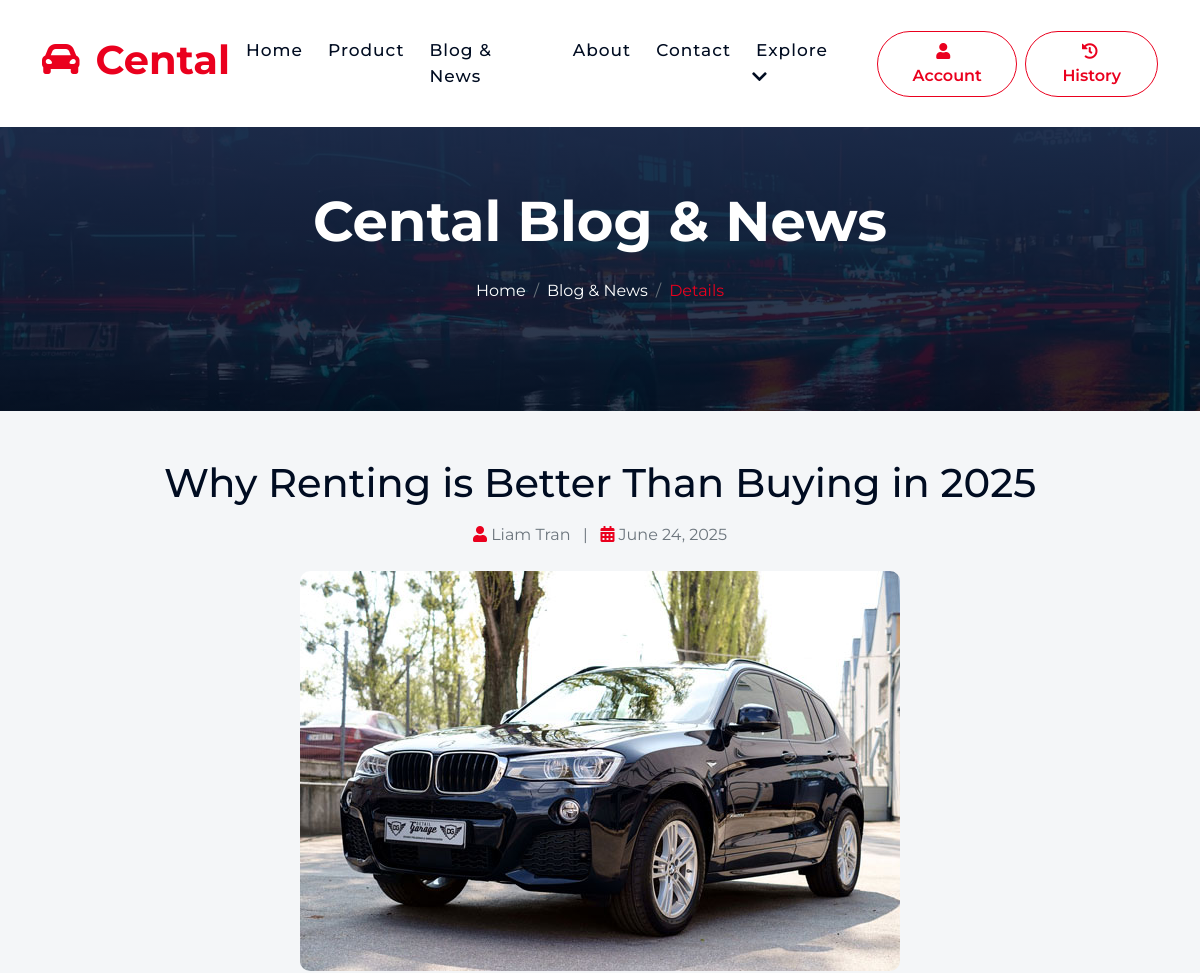
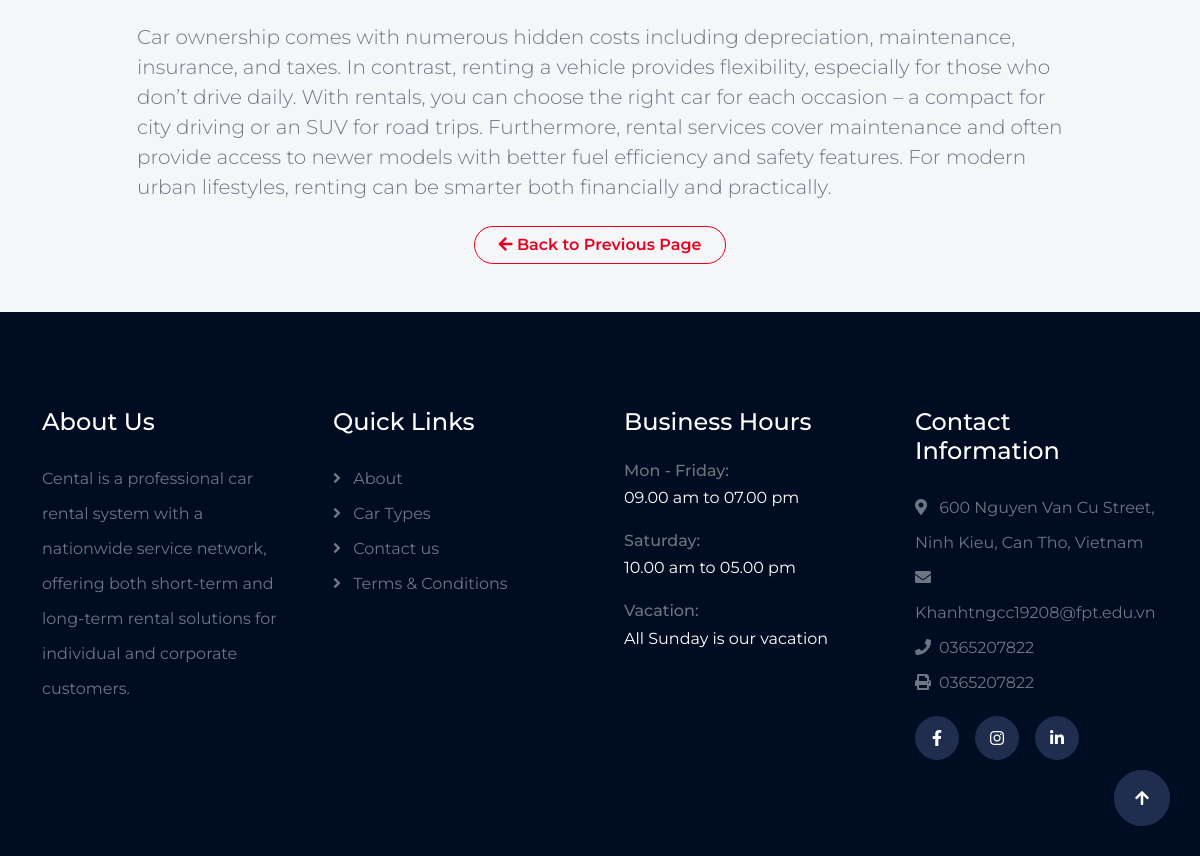
Page /layout.php?page=blog_details&id=13 on the committed database (2 pictures, top to bottom).
### tables this page shows
CREATE TABLE `blog_posts` (
  `id` int(11) NOT NULL,
  `title` varchar(255) NOT NULL,
  `content` text DEFAULT NULL,
  `image` varchar(255) NOT NULL,
  `author` varchar(100) NOT NULL,
  `created_at` date NOT NULL
);

### blog_details.php (the view, shortened to what this page needs)
<?php
    $conn = new mysqli("localhost", "root", "", "car_rental");
    $id = isset($_GET['id']) ? intval($_GET['id']) : 0;
    $stmt = $conn->prepare("SELECT * FROM blog_posts WHERE id = ?");
    $stmt->bind_param("i", $id);
    $stmt->execute();
    $result = $stmt->get_result();
    $blog = $result->fetch_assoc();
?>
<!DOCTYPE html>
<html lang="en">
     <head>
        <link rel="stylesheet" href="https://use.fontawesome.com/releases/v5.15.4/css/all.css"/>
        <link href="https://cdn.jsdelivr.net/npm/bootstrap-icons@1.4.1/font/bootstrap-icons.css" rel="stylesheet">
        <link href="lib/animate/animate.min.css" rel="stylesheet">
        <link href="lib/owlcarousel/assets/owl.carousel.min.css" rel="stylesheet">
        <link href="css/bootstrap.min.css" rel="stylesheet">
        <link href="css/style.css" rel="stylesheet">
    </head>
    <body>
        <div class="container-fluid bg-breadcrumb">
            <div class="container text-center py-5" style="max-width: 900px;">
                <h4 class="text-white display-4 mb-4 wow fadeInDown" data-wow-delay="0.1s">Cental Blog & News</h4>
                <ol class="breadcrumb d-flex justify-content-center mb-0 wow fadeInDown" data-wow-delay="0.3s">
                    <li class="breadcrumb-item"><a href="layout.php">Home</a></li>
                    <li class="breadcrumb-item"><a href="layout.php?page=blog">Blog & News</a></li>
                    <li class="breadcrumb-item active text-primary">Details</li>
                </ol>
            </div>
        </div>
        <div class="container py-5 blog-content">
            <div class="row justify-content-center">
                <div class="col-lg-10">
                    <div class="mb-4 text-center">
                        <h1 class="mb-3"><?php echo htmlspecialchars($blog['title']); ?></h1>
                        <p class="text-muted"><i class="fa fa-user text-primary"></i> <?php echo htmlspecialchars($blog['author']); ?> &nbsp; | &nbsp; <i class="fa fa-calendar-alt text-primary"></i> <?php echo date('F j, Y', strtotime($blog['created_at'])); ?></p>
                    </div>
                    <?php if (!empty($blog['image'])): ?>
                        <img src="/cental-admin-dashboard/assets/img/<?php echo htmlspecialchars($blog['image']); ?>"
                        alt="Blog Image"
                        class="img-fluid rounded mb-4 mx-auto d-block">
                    <?php endif; ?>
                    <div class="lead">
                        <?php
                            $content = str_replace('../assets/img/', '/cental-admin-dashboard/assets/img/', $blog['content']);
                            echo $content;
                        ?>
                    </div>
                    <div class="mt-4 text-center">
                        <a href="javascript:void(0);" onclick="history.back();" class="btn btn-outline-primary rounded-pill px-4">
                            <i class="fa fa-arrow-left"></i> Back to Previous Page
                        </a>
                    </div>
                </div>
            </div>
        </div>
        <a href="#" class="btn btn-secondary btn-lg-square rounded-circle back-to-top"><i class="fa fa-arrow-up"></i></a>
    </body>
</html>

### css/style.css (style rules this page uses)
.back-to-top { position: fixed; right: 30px; bottom: 30px; z-index: 99; }
.btn { font-weight: 600; transition: .5s; }
.btn-lg-square { width: 56px; height: 56px; }
.btn-square, .btn-sm-square, .btn-md-square, .btn-lg-square, .btn-xl-square { padding: 0; display: flex; align-items: center; justify-content: center; font-weight: normal; }
.btn.btn-secondary { color: var(--bs-white); }
.bg-breadcrumb { position: relative; overflow: hidden; background: linear-gradient(rgba(31, 46, 78, 1), rgba(0, 12, 33, 0.8)), url(../img/fact-bg.jpg); background-position: center top; background-repeat: no-repeat; background-size: cover; padding: 60px 0 60px 0; transition: 0.5s; }
.bg-breadcrumb .breadcrumb { position: relative; }
.bg-breadcrumb .breadcrumb .breadcrumb-item a { color: var(--bs-white); }
body { font-family: 'Montserrat', sans-serif; background-color: #f4f6f8; }

### rows in the picture
blog_posts: title "Why Renting is Better Than Buying in 2025", author "Liam Tran", created_at "June 24, 2025", image (picture), content "Car ownership comes with numerous hidden costs including depreciation, maintenance, insurance, and taxes. In contrast, renting a vehicle provides flexibility, especially for those who don’t drive daily. With rentals, you can choose the right car for each occasion – a compact for city driving or an SUV for road trips. Furthermore, rental services cover maintenance and often provide access to newer models with better fuel efficiency and safety features. For modern urban lifestyles, renting can be smarter both financially and practically."
